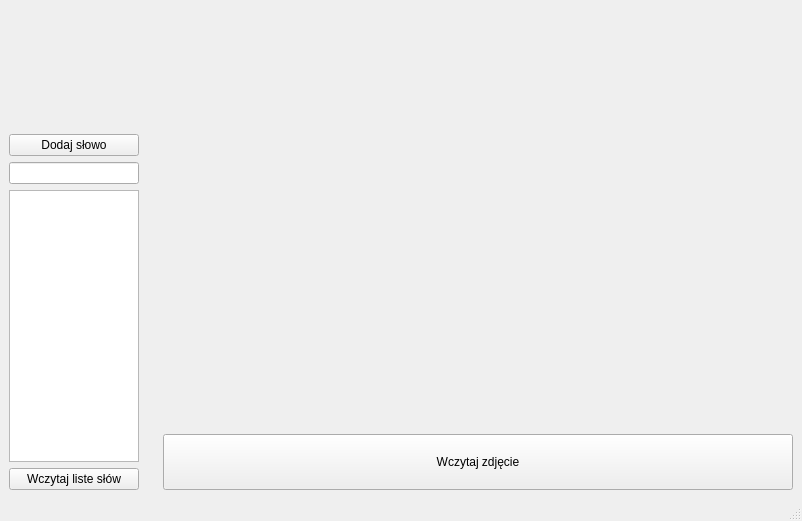
<?xml version="1.0" encoding="UTF-8"?>
<ui version="4.0">
 <class>MainWindow</class>
 <widget class="QMainWindow" name="MainWindow">
  <property name="geometry">
   <rect>
    <x>0</x>
    <y>0</y>
    <width>802</width>
    <height>521</height>
   </rect>
  </property>
  <property name="windowTitle">
   <string>Wykreślak</string>
  </property>
  <widget class="QWidget" name="centralwidget">
   <property name="layoutDirection">
    <enum>Qt::LeftToRight</enum>
   </property>
   <property name="autoFillBackground">
    <bool>false</bool>
   </property>
   <layout class="QVBoxLayout" name="verticalLayout">
    <item>
     <widget class="QLabel" name="resultView">
      <property name="sizePolicy">
       <sizepolicy hsizetype="Expanding" vsizetype="Expanding">
        <horstretch>2</horstretch>
        <verstretch>15</verstretch>
       </sizepolicy>
      </property>
      <property name="text">
       <string/>
      </property>
      <property name="scaledContents">
       <bool>true</bool>
      </property>
     </widget>
    </item>
    <item>
     <widget class="QPushButton" name="btnLoadImage">
      <property name="sizePolicy">
       <sizepolicy hsizetype="Expanding" vsizetype="Expanding">
        <horstretch>5</horstretch>
        <verstretch>2</verstretch>
       </sizepolicy>
      </property>
      <property name="minimumSize">
       <size>
        <width>30</width>
        <height>50</height>
       </size>
      </property>
      <property name="mouseTracking">
       <bool>false</bool>
      </property>
      <property name="autoFillBackground">
       <bool>false</bool>
      </property>
      <property name="text">
       <string>Wczytaj zdjęcie</string>
      </property>
     </widget>
    </item>
   </layout>
  </widget>
  <widget class="QStatusBar" name="statusbar"/>
  <widget class="QDockWidget" name="dockWidget_2">
   <property name="sizePolicy">
    <sizepolicy hsizetype="Minimum" vsizetype="Preferred">
     <horstretch>0</horstretch>
     <verstretch>0</verstretch>
    </sizepolicy>
   </property>
   <property name="minimumSize">
    <size>
     <width>148</width>
     <height>412</height>
    </size>
   </property>
   <property name="maximumSize">
    <size>
     <width>148</width>
     <height>524287</height>
    </size>
   </property>
   <property name="features">
    <set>QDockWidget::NoDockWidgetFeatures</set>
   </property>
   <attribute name="dockWidgetArea">
    <number>1</number>
   </attribute>
   <widget class="QWidget" name="dockWidgetContents_3">
    <layout class="QVBoxLayout" name="verticalLayout_2">
     <item>
      <widget class="QLabel" name="label_2">
       <property name="sizePolicy">
        <sizepolicy hsizetype="Expanding" vsizetype="Expanding">
         <horstretch>0</horstretch>
         <verstretch>0</verstretch>
        </sizepolicy>
       </property>
       <property name="minimumSize">
        <size>
         <width>0</width>
         <height>100</height>
        </size>
       </property>
       <property name="maximumSize">
        <size>
         <width>130</width>
         <height>100</height>
        </size>
       </property>
       <property name="text">
        <string/>
       </property>
       <property name="pixmap">
        <pixmap>logo.png</pixmap>
       </property>
       <property name="scaledContents">
        <bool>true</bool>
       </property>
       <property name="wordWrap">
        <bool>false</bool>
       </property>
      </widget>
     </item>
     <item>
      <widget class="QPushButton" name="btnAddWord">
       <property name="text">
        <string>Dodaj słowo</string>
       </property>
      </widget>
     </item>
     <item>
      <widget class="QLineEdit" name="txtWord"/>
     </item>
     <item>
      <widget class="QListView" name="wordListView">
       <property name="sizePolicy">
        <sizepolicy hsizetype="Preferred" vsizetype="Preferred">
         <horstretch>1</horstretch>
         <verstretch>6</verstretch>
        </sizepolicy>
       </property>
       <property name="minimumSize">
        <size>
         <width>0</width>
         <height>50</height>
        </size>
       </property>
      </widget>
     </item>
     <item>
      <widget class="QPushButton" name="loadWordsList">
       <property name="text">
        <string>Wczytaj liste słów</string>
       </property>
      </widget>
     </item>
    </layout>
   </widget>
  </widget>
 </widget>
 <resources/>
 <connections/>
</ui>
